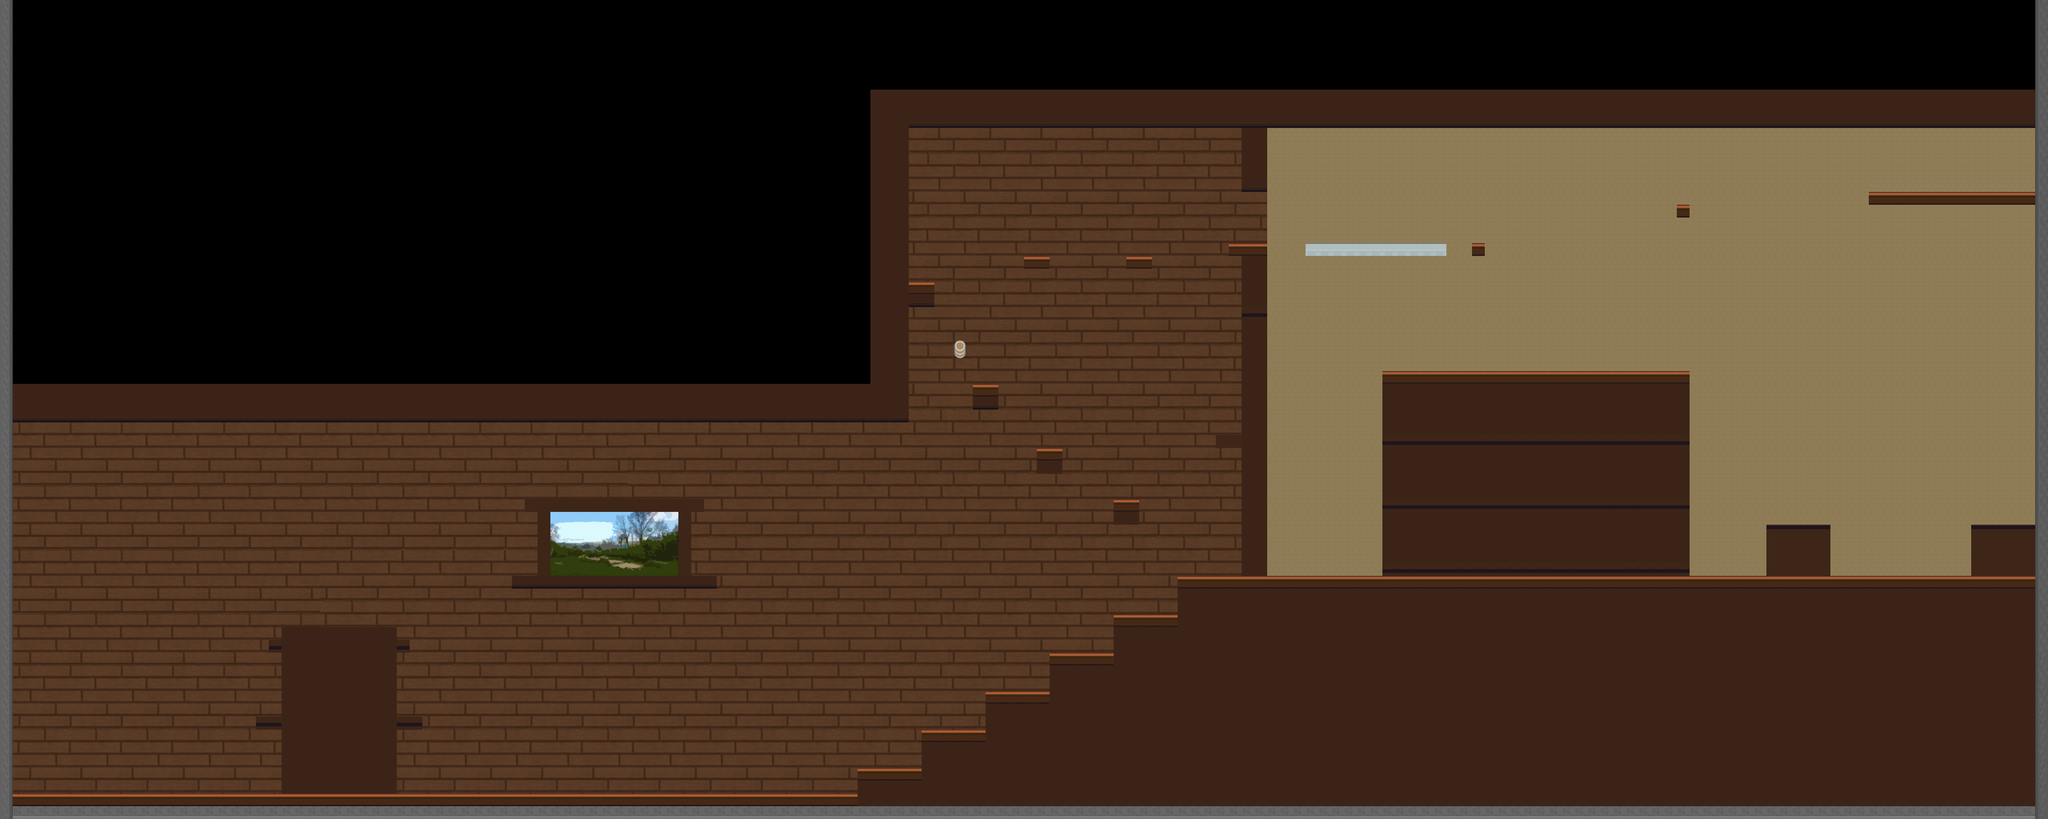

Rendered tile map (Tiled .tmx) drawn with the repository's tilesets; below, a short description and the map source with its tile grids summarised:
An orthogonal 160x64 tile map with 32x32 px tiles, 4 tile layers (background-tiles, goal-tiles, world-wall-tiles, wall-tiles), 2 tilesets and 106 objects.

<map version="1.0" orientation="orthogonal" renderorder="right-down" width="160" height="64" tilewidth="32" tileheight="32" nextobjectid="174">
 <tileset firstgid="1" name="tiles" tilewidth="32" tileheight="32" tilecount="1040" columns="40">
  <image source="RPGpack_sheet.png" width="1280" height="832" />
 </tileset>
 <tileset firstgid="1041" name="sheet1" tilewidth="32" tileheight="32" tilecount="1040" columns="40">
  <image source="testSheet_1.png" width="1280" height="832" />
 </tileset>
 <layer name="background-tiles" width="160" height="64">
  <data>[10240 cells, 4610 non-empty, 77 distinct tile ids]</data>
 </layer>
 <layer name="goal-tiles" width="160" height="64">
  <data>[10240 cells, 11 non-empty, 1 distinct tile ids]</data>
 </layer>
 <layer name="world-wall-tiles" width="160" height="64">
  <data>[10240 cells, 286 non-empty, 4 distinct tile ids]</data>
 </layer>
 <layer name="wall-tiles" width="160" height="64">
  <data>[10240 cells, 2707 non-empty, 42 distinct tile ids]</data>
 </layer>
 <objectgroup name="wall-rectangles">
  <object id="136" x="640.5" y="1794" width="63.5" height="30" />
  <object id="139" x="672.5" y="1602" width="31.5" height="29" />
  <object id="140" x="705" y="1570" width="286.5" height="414.5" />
  <object id="141" x="992" y="1601.5" width="31.5" height="30.5" />
  <object id="142" x="992.5" y="1793.5" width="63" height="30.5" />
  <object id="143" x="1281" y="1443" width="511" height="26" />
  <object id="145" x="2945" y="1445" width="2141" height="566" />
  <object id="148" x="2785" y="1540" width="158" height="471" />
  <object id="150" x="2624.5" y="1635" width="159.5" height="375.5" />
  <object id="151" x="2464.5" y="1730.5" width="159.5" height="281.5" />
  <object id="153" x="2305" y="1827" width="158.5" height="182.5" />
  <object id="154" x="2144.5" y="1923" width="157.5" height="88.5" />
  <object id="155" x="33" y="1986.5" width="2110" height="25" />
  <object id="156" x="2784.67" y="1252" width="64" height="59.3333" />
  <object id="157" x="2592.67" y="1123.33" width="63.3333" height="60.6667" />
  <object id="158" x="2432.67" y="962.667" width="63.3333" height="60.6667" />
  <object id="160" x="2378.67" y="851.333" width="42.6667" height="42" />
  <object id="161" x="2272" y="707.333" width="64" height="58" />
  <object id="162" x="2560.67" y="642.667" width="63.3333" height="28" />
  <object id="163" x="2816.5" y="641.75" width="62.8333" height="29.5833" />
  <object id="164" x="3072" y="610" width="95.25" height="27.75" />
  <object id="165" x="3107.33" y="636.667" width="61.3333" height="803.333" />
  <object id="167" x="3456.5" y="931" width="766.167" height="506.333" />
  <object id="168" x="3680.5" y="612" width="31" height="26.5" />
  <object id="169" x="4193" y="517" width="31" height="25" />
  <object id="170" x="4418" y="1316" width="157" height="123" />
  <object id="171" x="4930" y="1317" width="155" height="121" />
  <object id="172" x="2174" y="224" width="2908" height="96" />
  <object id="173" x="34" y="318" width="2240" height="736" />
 </objectgroup>
 <objectgroup name="goal-rectangle">
  <object id="129" x="3258.67" y="609.333" width="338.667" height="32" />
  <object id="132" x="-88" y="-56" width="4" height="128" />
 </objectgroup>
 <objectgroup name="world-wall-rectangles">
  <object id="3" x="0" y="2" width="32" height="2044" />
  <object id="4" x="34" y="2014" width="5052" height="32" />
  <object id="5" x="5088" y="-2" width="30" height="2050" />
  <object id="6" x="36" y="0" width="5050" height="12" />
 </objectgroup>
 <objectgroup name="ground-rectangles" visible="0">
  <object id="52" x="33.3333" y="1985.33" width="2109.33" height="28" />
  <object id="53" x="717.333" y="1570" width="263.333" height="9.33333" />
  <object id="56" x="647.667" y="1792" width="55" height="10" />
  <object id="57" x="674.667" y="1600.67" width="28.6667" height="9.33333" />
  <object id="58" x="992.667" y="1599.67" width="27.3333" height="10.3333" />
  <object id="59" x="992.667" y="1793.33" width="55.6667" height="8.66667" />
  <object id="60" x="2146.67" y="1920.67" width="156.667" height="32" />
  <object id="63" x="2308" y="1826" width="156" height="30.6667" />
  <object id="64" x="2469.33" y="1728.67" width="156" height="31.3333" />
  <object id="65" x="2628.67" y="1633.33" width="156.667" height="28.6667" />
  <object id="66" x="2788" y="1538" width="155.333" height="28.6667" />
  <object id="67" x="2949" y="1443" width="153" height="29" />
  <object id="68" x="3026" y="847" width="75.5" height="393.5" />
  <object id="69" x="1284.67" y="1440.67" width="502" height="10" />
  <object id="116" x="2791.25" y="1246.25" width="48.5" height="17.5" />
  <object id="117" x="2597.25" y="1118.25" width="52.5" height="21.5" />
  <object id="118" x="2437.24" y="954.968" width="79.2415" height="24.2083" />
  <object id="119" x="2275.25" y="701.25" width="55.5" height="19.5" />
  <object id="120" x="2565.25" y="638.25" width="54.5" height="20.5" />
  <object id="121" x="2824.25" y="637.25" width="47.5" height="22.5" />
  <object id="122" x="3080.25" y="608.25" width="79.5" height="15.5" />
  <object id="128" x="2386.67" y="850.667" width="28" height="50.6667" />
 </objectgroup>
 <objectgroup name="wall2-rectangles" visible="0">
  <object id="71" x="672.25" y="1600.25" width="2.25" height="31.75" />
  <object id="72" x="675" y="1610.75" width="29" height="20.75" />
  <object id="73" x="704.5" y="1573.25" width="16" height="411.5" />
  <object id="74" x="640.75" y="1792" width="2.75" height="32" />
  <object id="75" x="645.25" y="1802.25" width="58.5" height="21.75" />
  <object id="76" x="981.25" y="1569.75" width="10.75" height="414.75" />
  <object id="77" x="1049.75" y="1793.75" width="4" height="31" />
  <object id="78" x="992" y="1801.75" width="57" height="22" />
  <object id="79" x="1020.5" y="1602.25" width="3.25" height="30.5" />
  <object id="80" x="992" y="1610.5" width="27.75" height="21.5" />
  <object id="81" x="1279.75" y="1440" width="4.25" height="32" />
  <object id="82" x="1284.5" y="1451" width="502.25" height="20" />
  <object id="83" x="1786.75" y="1440.75" width="5" height="30.5" />
  <object id="84" x="2143.67" y="1919.67" width="2.66667" height="94.6667" />
  <object id="85" x="2304" y="1826.67" width="4.33333" height="126.333" />
  <object id="86" x="2464" y="1728.33" width="4.66667" height="128.333" />
  <object id="87" x="2624.33" y="1632.67" width="5" height="128" />
  <object id="88" x="2784.67" y="1538" width="5" height="125" />
  <object id="89" x="2944" y="1443.33" width="5.66667" height="123" />
  <object id="90" x="3103.67" y="639" width="64.3333" height="800.333" />
  <object id="92" x="2783.67" y="1248.67" width="2.66667" height="63.3333" />
  <object id="93" x="2845.67" y="1249" width="2.33333" height="62.6667" />
  <object id="94" x="2787" y="1266.67" width="57" height="45" />
  <object id="95" x="2595.16" y="1139.33" width="57" height="45" />
  <object id="96" x="2653.83" y="1121.66" width="2.33333" height="62.6667" />
  <object id="97" x="2591.83" y="1121.33" width="2.66667" height="63.3333" />
  <object id="98" x="2434.97" y="980.366" width="78.8499" height="44.2499" />
  <object id="99" x="2517.13" y="959.922" width="3.22777" height="64.6888" />
  <object id="100" x="2431.83" y="960.333" width="2.66667" height="63.3333" />
  <object id="101" x="2274.16" y="720.333" width="57" height="45" />
  <object id="102" x="2332.83" y="702.663" width="2.33333" height="62.6667" />
  <object id="103" x="2270.83" y="702.333" width="2.66667" height="63.3333" />
  <object id="104" x="3041.16" y="1107.33" width="57" height="12" />
  <object id="105" x="3097.95" y="1089.64" width="2.18596" height="29.7088" />
  <object id="106" x="3042.36" y="1090.33" width="-1.9007e-13" height="29.3333" />
  <object id="107" x="2562.51" y="659.678" width="57" height="12" />
  </objectgroup>
</map>
<!-- 13 of 106 objects omitted -->
